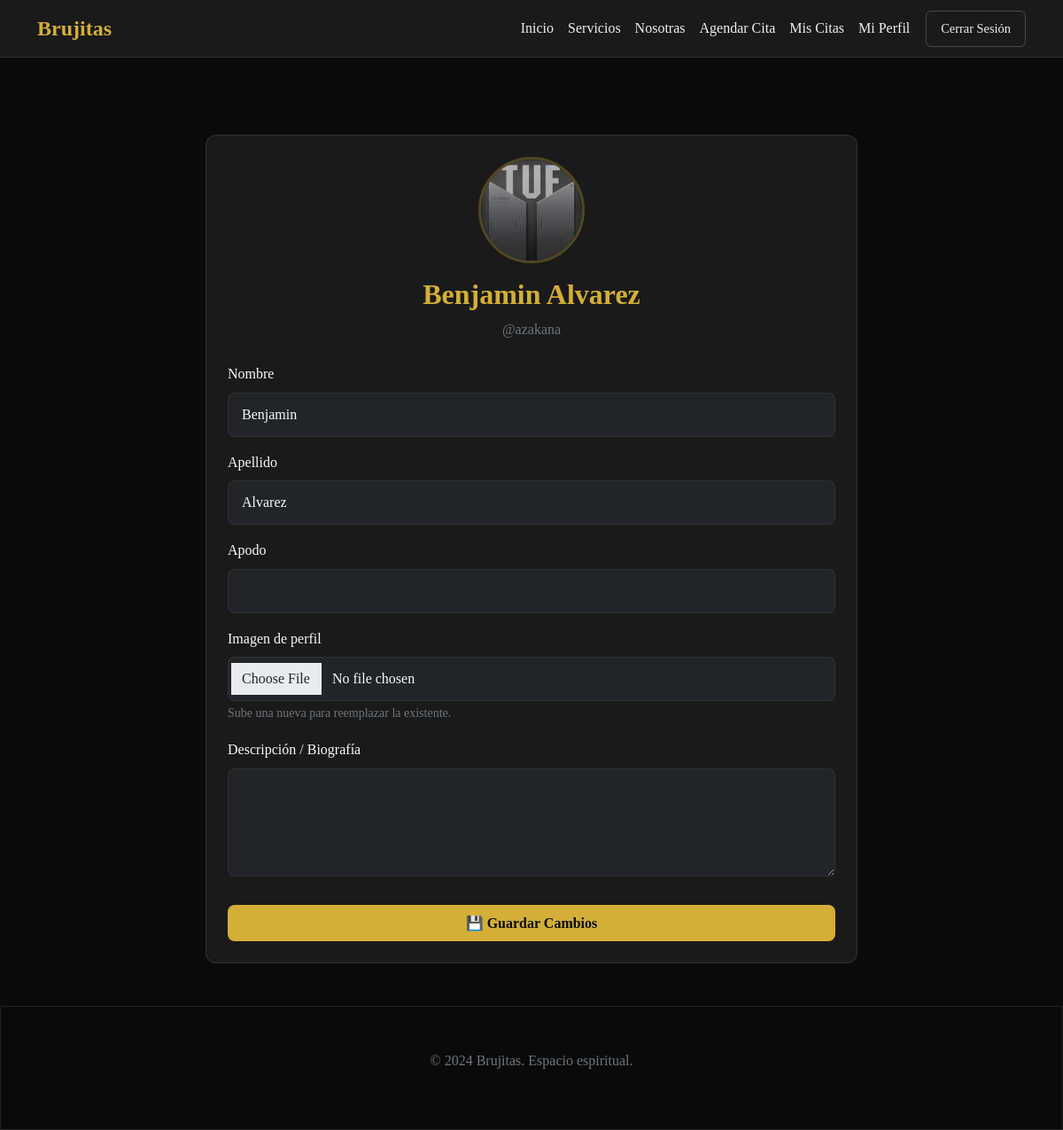
Screenshot of /usuarios/perfil/editar/ (signed in) with the database file from the repository.
### usuarios/models.py (models this page shows, shortened)
class Usuario(AbstractUser):
    rut = models.CharField("RUT", max_length=12, unique=True, null=True, blank=True)
    telefono = models.CharField(max_length=15, blank=True)
    fecha_nacimiento = models.DateField(null=True, blank=True)
    apodo = models.CharField(max_length=50, blank=True)
    bio = models.TextField(blank=True)
    avatar = models.ImageField(upload_to="avatars/", blank=True, null=True)
    bloqueado = models.BooleanField(default=False, help_text="Impide que el usuario inicie sesión")
    creado_en = models.DateTimeField(auto_now_add=True)
    es_tarotista = models.BooleanField(default=False)
    email_verificado = models.BooleanField(default=False)

### usuarios/views.py (the view, shortened to what this page needs)
# urls.py: path('perfil/editar/', views.editar_perfil, name='editar_perfil'),
@login_required
def editar_perfil(request):
    user = request.user
    return render(request, "gestionperfil.html")

### templates/gestionperfil.html (shortened to what this page needs)
{% extends 'base.html' %}
{% block content %}
<div class="container mt-5 pt-4">
    <div class="row justify-content-center">
        <div class="col-lg-8">
            <div class="card-minimal p-4">
                <div class="text-center mb-4">
                    <div class="profile-image mb-3">
                        {% if user.avatar %}
                            <img src="{{ user.avatar.url }}" alt="Foto de {{ user.username }}" class="rounded-circle" width="120" height="120">
                        {% else %}
                            <div class="placeholder-image rounded-circle d-flex align-items-center justify-content-center">
                                <span class="icon-large text-gold">🔮</span>
                            </div>
                        {% endif %}
                    </div>
                    <h2 class="text-gold">{{ user.get_full_name|default:user.username }}</h2>
                    <p class="text-muted">@{{ user.username }}</p>
                </div>
                <form method="post" enctype="multipart/form-data">
                    <div class="mb-3">
                        <label class="form-label text-light">Nombre</label>
                        <input type="text" name="first_name" class="form-control bg-dark text-light border-minimal" value="{{ user.first_name }}" required>
                    </div>
                    <div class="mb-3">
                        <label class="form-label text-light">Apellido</label>
                        <input type="text" name="last_name" class="form-control bg-dark text-light border-minimal" value="{{ user.last_name }}">
                    </div>
                    <div class="mb-3">
                        <label class="form-label text-light">Apodo</label>
                        <input type="text" name="apodo" class="form-control bg-dark text-light border-minimal" value="{{ user.apodo }}">
                    </div>
                    <div class="mb-3">
                        <label class="form-label text-light">Imagen de perfil</label>
                        <input type="file" name="imagen" class="form-control bg-dark text-light border-minimal">
                        {% if user.avatar %}<small class="text-muted">Sube una nueva para reemplazar la existente.</small>{% endif %}
                    </div>
                    <div class="mb-3">
                        <label class="form-label text-light">Descripción / Biografía</label>
                        <textarea name="bio" class="form-control bg-dark text-light border-minimal" rows="4">{{ user.bio }}</textarea>
                    </div>
                    <button type="submit" class="btn-gold w-100 py-2 mt-3">💾 Guardar Cambios</button>
                </form>
            </div>
    </div>
</div>
{% endblock %}

### static/css/styles.css (style rules this page uses)
:root { --bg-dark: #0a0a0a; --bg-card: #1a1a1a; --text-light: #f0f0f0; --text-muted: #a0a0a0; --accent-purple: #6b46c1; --accent-gold: #d4af37; --border-light: rgba(255,255,255,0.1); }
body { background-color: var(--bg-dark); color: var(--text-light); font-family: 'Inter', 'Segoe UI', sans-serif; line-height: 1.6; min-height: 100vh; }
.btn-gold { background: var(--accent-gold); color: var(--bg-dark); border: none; padding: 12px 28px; border-radius: 8px; font-weight: 600; transition: all 0.3s ease; }
.card-minimal { background: var(--bg-card); border: 1px solid var(--border-light); border-radius: 12px; padding: 2rem; backdrop-filter: blur(10px); }
.text-gold { color: var(--accent-gold); }
.border-minimal { border-color: var(--border-light); }
:root { --font-primary: 'Playfair Display', serif; --font-secondary: 'Crimson Text', serif; }
body { font-family: var(--font-secondary); }
h1, h2, h3, h4, h5, h6, .hero-title { font-family: var(--font-primary); font-weight: 600; }
.form-control { padding: 12px 15px; border-radius: 8px; transition: all 0.3s ease; }
.border-minimal { border: 1px solid var(--border-light); }
textarea.form-control { resize: vertical; font-family: 'Segoe UI', Tahoma, Geneva, Verdana, sans-serif; }
.profile-image img { border: 3px solid rgba(212, 175, 55, 0.3); object-fit: cover; }
.card-minimal { transition: transform 0.3s ease, box-shadow 0.3s ease; }

### rows the page displays
Usuario: avatar (picture), get_full_name "Benjamin Alvarez", username "azakana", first_name "Benjamin", last_name "Alvarez"
